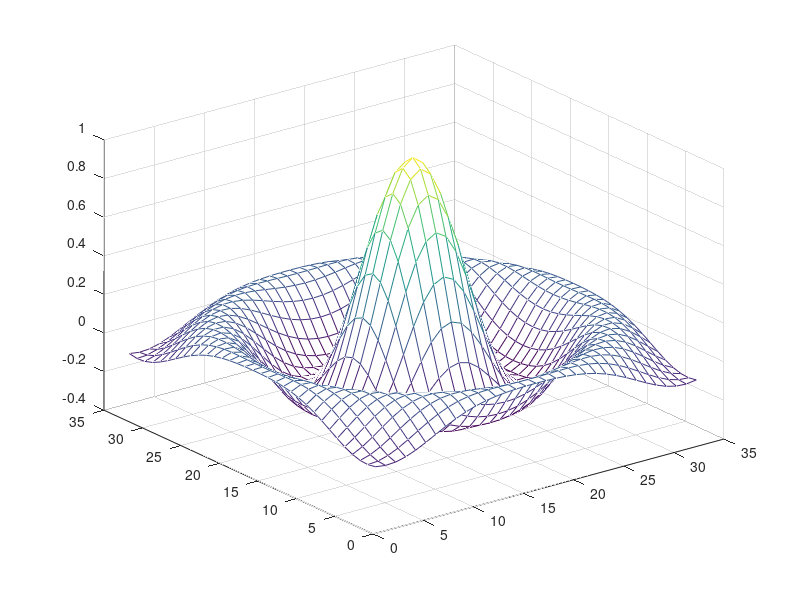

The MATLAB source for this figure:
clc,echo on
%		PRACE S GRAFY

% MATLAB nabizi vynikajici moznosti, jak jednoduse a nazorne
% zobrazovat data

% Nejjednodusi moznost, jak zobrazit data ulozena ve vektoru
% je pouzit prikaz PLOT, priklad:

t = -50:50;
x = sin (t/2);
plot (x)

pause % stiskni klavesu

% predchozi jednoducha verze prikazu plot vykreslila vsechny body
% vektoru x, avsak neumoznuje uvest spravne poradnice na ose x
% abychom spavne zobrazili hodnoty x ve vztahu k promenne t,
% musime zadat 

plot (t, x)

pause % stiskni klavesu

% chceme-li vykreslit napr. jen cast dat, lze to jednoduse

plot (t(1:10),x(1:10))


pause % stiskni klavesu

% chceme-li vytvorit nekolik nezavislych obrazkovych oken, pouzijeme
% prikaz FIGURE (N), napr.

figure (1)
plot (t(1:10),x(1:10))

figure (2)
plot (t(11:20),x(11:20))

pause % stiskni klavesu

% chceme-li mit v jednom okne vce obrazku pouzijeme prikaz
% SUBPLOT (N,M, K), kde N a M jsou rozmery obrazkove 'matice'
% a K je poradove cislo obrazku, priklad:

clf % smaze stavajici okno


figure (1)
subplot (2,2,1)
plot (t(1:10),x(1:10))
subplot (2,2,2)
plot (t(11:20),x(11:20))
subplot (2,2,3)
plot (t(21:30),x(21:30))


pause % stiskni klavesu


% vice prubehu v jednom grafu lze ziskat pomoci vyctu
% nekolika parametru, napr:

clf reset
y= cos (t/4+2);
plot (t,x,'r-',t,y,'g--')


pause % stiskni klavesu

% pridat titulek a nazvy os lze snadno:

title ('Graf 1')
xlabel ('osa x')
ylabel ('osa y')


pause % stiskni klavesu

% zavrit okno se da takto

close (2)


pause % stiskni klavesu


% graficke moznosti jsou MATLABu jsou rozsahle, jako ukazku uvedme
% alespon jak snadno vykreslit 3D zavislosti

x= -8: 0.5:  8;
y = x;
[X,Y] = meshgrid(x,y);
R = sqrt(X.^2 + Y.^2) + eps;
Z = sin(R)./R;
mesh (Z);

pause % TOTO JE KONEC UKAZKY



